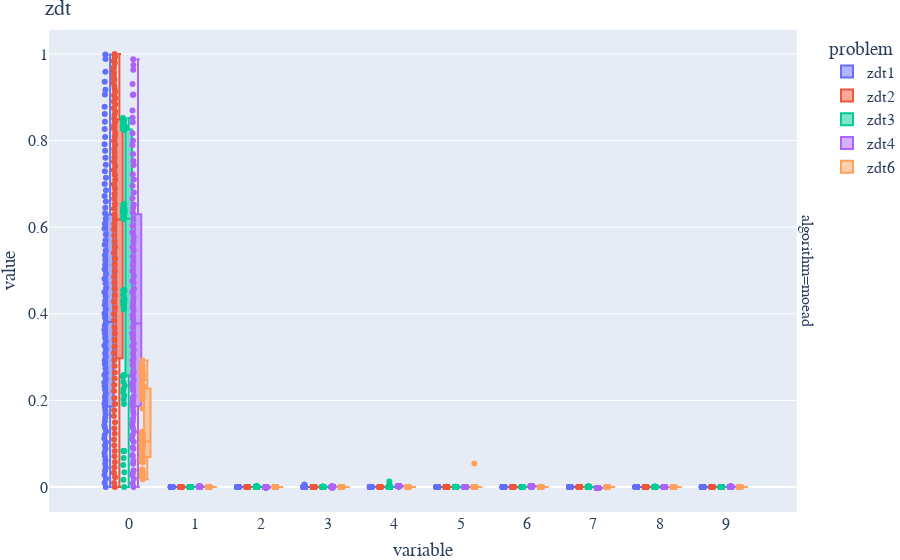
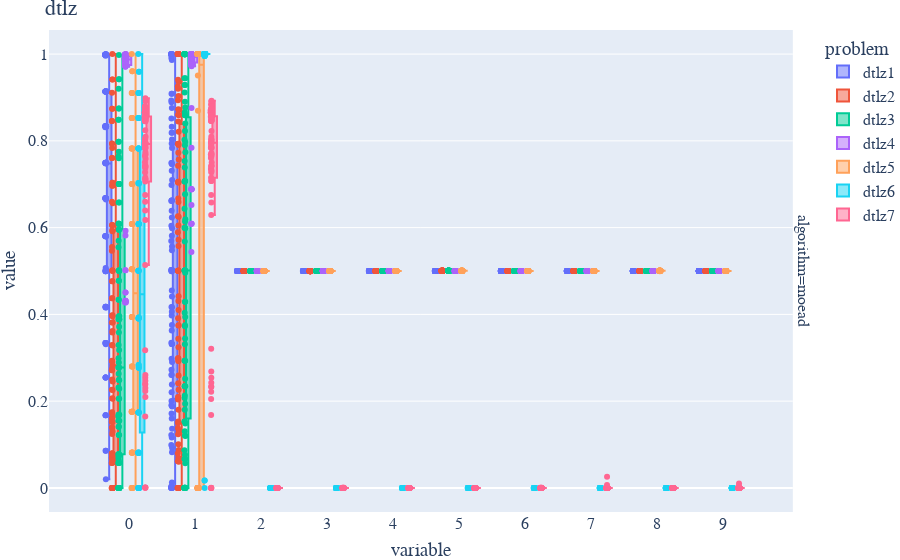
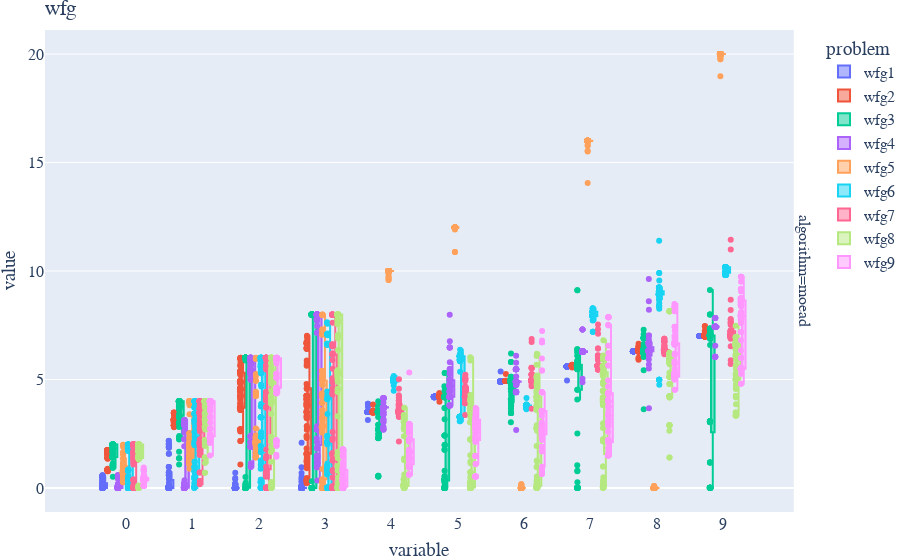
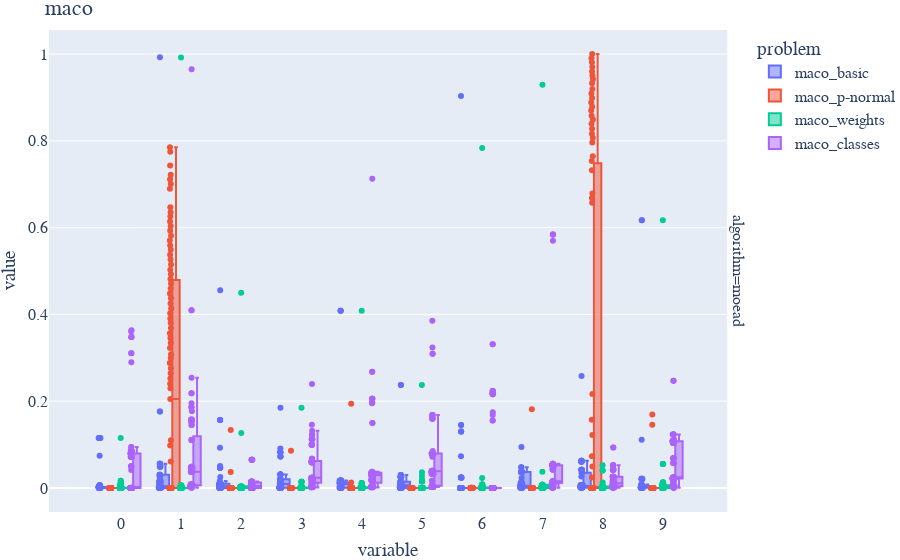

Write notebook code for charts like these, in order.
### Markdown cell above
Basically the same plots again, but as boxplots to see the median and whiskers:

### Code cell
import pandas as pd
import plotly.express as px

# Read the data
data = pd.read_csv('../data/benchmark_variable_range/moea_benchmark_genome.csv')

data = data[data['algorithm'] == "moead"]

#plot only zdt
zdt = data[data['problem'].str.contains('zdt')]
fig = px.box(zdt, color="problem", facet_row="algorithm", title="zdt", points="all")
fig.update_layout(layout_with_headline)
fig.show()

#plot only dtlz
dtlz = data[data['problem'].str.contains('dtlz')]
fig = px.box(dtlz, color="problem", facet_row="algorithm", title="dtlz", points="all")
fig.update_layout(layout_with_headline)
fig.show()

#plot only wfg
wfg = data[data['problem'].str.contains('wfg')]
fig = px.box(wfg, color="problem", facet_row="algorithm", title="wfg", points="all")
fig.update_layout(layout_with_headline)
fig.show()

#plot only maco
maco = data[data['problem'].str.contains('maco')]
fig = px.box(maco, color="problem", facet_row="algorithm", title="maco", points="all")
fig.update_layout(layout_with_headline)
fig.show()

### Figure 1 — Plotly figure (JSON) as saved in the notebook; plotly's stock layout.template omitted (floating-point values rounded to 4 significant figures; data arrays with more than 128 entries replaced by an {"elided": "..."} marker saying what was removed)
{"data": [{"alignmentgroup": "True", "boxpoints": "all", "hovertemplate": "problem=zdt1<br>algorithm=moead<br>variable=%{x}<br>value=%{y}<extra></extra>", "legendgroup": "zdt1", "marker": {"color": "#636efa"}, "name": "zdt1", "notched": false, "offsetgroup": "zdt1", "orientation": "v", "showlegend": true, "type": "box", "x": {"elided": "910 str values"}, "x0": " ", "xaxis": "x", "y": {"elided": "910 float values"}, "y0": " ", "yaxis": "y"}, {"alignmentgroup": "True", "boxpoints": "all", "hovertemplate": "problem=zdt2<br>algorithm=moead<br>variable=%{x}<br>value=%{y}<extra></extra>", "legendgroup": "zdt2", "marker": {"color": "#EF553B"}, "name": "zdt2", "notched": false, "offsetgroup": "zdt2", "orientation": "v", "showlegend": true, "type": "box", "x": {"elided": "910 str values"}, "x0": " ", "xaxis": "x", "y": {"elided": "910 float values"}, "y0": " ", "yaxis": "y"}, {"alignmentgroup": "True", "boxpoints": "all", "hovertemplate": "problem=zdt3<br>algorithm=moead<br>variable=%{x}<br>value=%{y}<extra></extra>", "legendgroup": "zdt3", "marker": {"color": "#00cc96"}, "name": "zdt3", "notched": false, "offsetgroup": "zdt3", "orientation": "v", "showlegend": true, "type": "box", "x": {"elided": "880 str values"}, "x0": " ", "xaxis": "x", "y": {"elided": "880 float values"}, "y0": " ", "yaxis": "y"}, {"alignmentgroup": "True", "boxpoints": "all", "hovertemplate": "problem=zdt4<br>algorithm=moead<br>variable=%{x}<br>value=%{y}<extra></extra>", "legendgroup": "zdt4", "marker": {"color": "#ab63fa"}, "name": "zdt4", "notched": false, "offsetgroup": "zdt4", "orientation": "v", "showlegend": true, "type": "box", "x": {"elided": "910 str values"}, "x0": " ", "xaxis": "x", "y": {"elided": "910 float values"}, "y0": " ", "yaxis": "y"}, {"alignmentgroup": "True", "boxpoints": "all", "hovertemplate": "problem=zdt6<br>algorithm=moead<br>variable=%{x}<br>value=%{y}<extra></extra>", "legendgroup": "zdt6", "marker": {"color": "#FFA15A"}, "name": "zdt6", "notched": false, "offsetgroup": "zdt6", "orientation": "v", "showlegend": true, "type": "box", "x": {"elided": "900 str values"}, "x0": " ", "xaxis": "x", "y": {"elided": "900 float values"}, "y0": " ", "yaxis": "y"}], "layout": {"annotations": [{"font": {}, "showarrow": false, "text": "algorithm=moead", "textangle": 90, "x": 0.98, "xanchor": "left", "xref": "paper", "y": 0.5, "yanchor": "middle", "yref": "paper"}], "boxmode": "group", "font": {"family": "CMU Sans Serif", "size": 16}, "legend": {"title": {"text": "problem"}, "tracegroupgap": 0}, "margin": {"b": 0, "l": 0, "r": 0, "t": 30}, "title": {"text": "zdt"}, "xaxis": {"anchor": "y", "domain": [0, 0.98], "title": {"text": "variable"}}, "yaxis": {"anchor": "x", "domain": [0, 1], "title": {"text": "value"}}}}

### Figure 2 — Plotly figure (JSON) as saved in the notebook; plotly's stock layout.template omitted (floating-point values rounded to 4 significant figures; data arrays with more than 128 entries replaced by an {"elided": "..."} marker saying what was removed)
{"data": [{"alignmentgroup": "True", "boxpoints": "all", "hovertemplate": "problem=dtlz1<br>algorithm=moead<br>variable=%{x}<br>value=%{y}<extra></extra>", "legendgroup": "dtlz1", "marker": {"color": "#636efa"}, "name": "dtlz1", "notched": false, "offsetgroup": "dtlz1", "orientation": "v", "showlegend": true, "type": "box", "x": {"elided": "910 str values"}, "x0": " ", "xaxis": "x", "y": {"elided": "910 float values"}, "y0": " ", "yaxis": "y"}, {"alignmentgroup": "True", "boxpoints": "all", "hovertemplate": "problem=dtlz2<br>algorithm=moead<br>variable=%{x}<br>value=%{y}<extra></extra>", "legendgroup": "dtlz2", "marker": {"color": "#EF553B"}, "name": "dtlz2", "notched": false, "offsetgroup": "dtlz2", "orientation": "v", "showlegend": true, "type": "box", "x": {"elided": "910 str values"}, "x0": " ", "xaxis": "x", "y": {"elided": "910 float values"}, "y0": " ", "yaxis": "y"}, {"alignmentgroup": "True", "boxpoints": "all", "hovertemplate": "problem=dtlz3<br>algorithm=moead<br>variable=%{x}<br>value=%{y}<extra></extra>", "legendgroup": "dtlz3", "marker": {"color": "#00cc96"}, "name": "dtlz3", "notched": false, "offsetgroup": "dtlz3", "orientation": "v", "showlegend": true, "type": "box", "x": {"elided": "910 str values"}, "x0": " ", "xaxis": "x", "y": {"elided": "910 float values"}, "y0": " ", "yaxis": "y"}, {"alignmentgroup": "True", "boxpoints": "all", "hovertemplate": "problem=dtlz4<br>algorithm=moead<br>variable=%{x}<br>value=%{y}<extra></extra>", "legendgroup": "dtlz4", "marker": {"color": "#ab63fa"}, "name": "dtlz4", "notched": false, "offsetgroup": "dtlz4", "orientation": "v", "showlegend": true, "type": "box", "x": {"elided": "910 str values"}, "x0": " ", "xaxis": "x", "y": {"elided": "910 float values"}, "y0": " ", "yaxis": "y"}, {"alignmentgroup": "True", "boxpoints": "all", "hovertemplate": "problem=dtlz5<br>algorithm=moead<br>variable=%{x}<br>value=%{y}<extra></extra>", "legendgroup": "dtlz5", "marker": {"color": "#FFA15A"}, "name": "dtlz5", "notched": false, "offsetgroup": "dtlz5", "orientation": "v", "showlegend": true, "type": "box", "x": {"elided": "560 str values"}, "x0": " ", "xaxis": "x", "y": {"elided": "560 float values"}, "y0": " ", "yaxis": "y"}, {"alignmentgroup": "True", "boxpoints": "all", "hovertemplate": "problem=dtlz6<br>algorithm=moead<br>variable=%{x}<br>value=%{y}<extra></extra>", "legendgroup": "dtlz6", "marker": {"color": "#19d3f3"}, "name": "dtlz6", "notched": false, "offsetgroup": "dtlz6", "orientation": "v", "showlegend": true, "type": "box", "x": {"elided": "560 str values"}, "x0": " ", "xaxis": "x", "y": {"elided": "560 float values"}, "y0": " ", "yaxis": "y"}, {"alignmentgroup": "True", "boxpoints": "all", "hovertemplate": "problem=dtlz7<br>algorithm=moead<br>variable=%{x}<br>value=%{y}<extra></extra>", "legendgroup": "dtlz7", "marker": {"color": "#FF6692"}, "name": "dtlz7", "notched": false, "offsetgroup": "dtlz7", "orientation": "v", "showlegend": true, "type": "box", "x": {"elided": "780 str values"}, "x0": " ", "xaxis": "x", "y": {"elided": "780 float values"}, "y0": " ", "yaxis": "y"}], "layout": {"annotations": [{"font": {}, "showarrow": false, "text": "algorithm=moead", "textangle": 90, "x": 0.98, "xanchor": "left", "xref": "paper", "y": 0.5, "yanchor": "middle", "yref": "paper"}], "boxmode": "group", "font": {"family": "CMU Sans Serif", "size": 16}, "legend": {"title": {"text": "problem"}, "tracegroupgap": 0}, "margin": {"b": 0, "l": 0, "r": 0, "t": 30}, "title": {"text": "dtlz"}, "xaxis": {"anchor": "y", "domain": [0, 0.98], "title": {"text": "variable"}}, "yaxis": {"anchor": "x", "domain": [0, 1], "title": {"text": "value"}}}}

### Figure 3 — Plotly figure (JSON) as saved in the notebook; plotly's stock layout.template omitted (floating-point values rounded to 4 significant figures; data arrays with more than 128 entries replaced by an {"elided": "..."} marker saying what was removed)
{"data": [{"alignmentgroup": "True", "boxpoints": "all", "hovertemplate": "problem=wfg1<br>algorithm=moead<br>variable=%{x}<br>value=%{y}<extra></extra>", "legendgroup": "wfg1", "marker": {"color": "#636efa"}, "name": "wfg1", "notched": false, "offsetgroup": "wfg1", "orientation": "v", "showlegend": true, "type": "box", "x": {"elided": "910 str values"}, "x0": " ", "xaxis": "x", "y": {"elided": "910 float values"}, "y0": " ", "yaxis": "y"}, {"alignmentgroup": "True", "boxpoints": "all", "hovertemplate": "problem=wfg2<br>algorithm=moead<br>variable=%{x}<br>value=%{y}<extra></extra>", "legendgroup": "wfg2", "marker": {"color": "#EF553B"}, "name": "wfg2", "notched": false, "offsetgroup": "wfg2", "orientation": "v", "showlegend": true, "type": "box", "x": {"elided": "860 str values"}, "x0": " ", "xaxis": "x", "y": {"elided": "860 float values"}, "y0": " ", "yaxis": "y"}, {"alignmentgroup": "True", "boxpoints": "all", "hovertemplate": "problem=wfg3<br>algorithm=moead<br>variable=%{x}<br>value=%{y}<extra></extra>", "legendgroup": "wfg3", "marker": {"color": "#00cc96"}, "name": "wfg3", "notched": false, "offsetgroup": "wfg3", "orientation": "v", "showlegend": true, "type": "box", "x": {"elided": "810 str values"}, "x0": " ", "xaxis": "x", "y": {"elided": "810 float values"}, "y0": " ", "yaxis": "y"}, {"alignmentgroup": "True", "boxpoints": "all", "hovertemplate": "problem=wfg4<br>algorithm=moead<br>variable=%{x}<br>value=%{y}<extra></extra>", "legendgroup": "wfg4", "marker": {"color": "#ab63fa"}, "name": "wfg4", "notched": false, "offsetgroup": "wfg4", "orientation": "v", "showlegend": true, "type": "box", "x": {"elided": "800 str values"}, "x0": " ", "xaxis": "x", "y": {"elided": "800 float values"}, "y0": " ", "yaxis": "y"}, {"alignmentgroup": "True", "boxpoints": "all", "hovertemplate": "problem=wfg5<br>algorithm=moead<br>variable=%{x}<br>value=%{y}<extra></extra>", "legendgroup": "wfg5", "marker": {"color": "#FFA15A"}, "name": "wfg5", "notched": false, "offsetgroup": "wfg5", "orientation": "v", "showlegend": true, "type": "box", "x": {"elided": "860 str values"}, "x0": " ", "xaxis": "x", "y": {"elided": "860 float values"}, "y0": " ", "yaxis": "y"}, {"alignmentgroup": "True", "boxpoints": "all", "hovertemplate": "problem=wfg6<br>algorithm=moead<br>variable=%{x}<br>value=%{y}<extra></extra>", "legendgroup": "wfg6", "marker": {"color": "#19d3f3"}, "name": "wfg6", "notched": false, "offsetgroup": "wfg6", "orientation": "v", "showlegend": true, "type": "box", "x": {"elided": "810 str values"}, "x0": " ", "xaxis": "x", "y": {"elided": "810 float values"}, "y0": " ", "yaxis": "y"}, {"alignmentgroup": "True", "boxpoints": "all", "hovertemplate": "problem=wfg7<br>algorithm=moead<br>variable=%{x}<br>value=%{y}<extra></extra>", "legendgroup": "wfg7", "marker": {"color": "#FF6692"}, "name": "wfg7", "notched": false, "offsetgroup": "wfg7", "orientation": "v", "showlegend": true, "type": "box", "x": {"elided": "750 str values"}, "x0": " ", "xaxis": "x", "y": {"elided": "750 float values"}, "y0": " ", "yaxis": "y"}, {"alignmentgroup": "True", "boxpoints": "all", "hovertemplate": "problem=wfg8<br>algorithm=moead<br>variable=%{x}<br>value=%{y}<extra></extra>", "legendgroup": "wfg8", "marker": {"color": "#B6E880"}, "name": "wfg8", "notched": false, "offsetgroup": "wfg8", "orientation": "v", "showlegend": true, "type": "box", "x": {"elided": "840 str values"}, "x0": " ", "xaxis": "x", "y": {"elided": "840 float values"}, "y0": " ", "yaxis": "y"}, {"alignmentgroup": "True", "boxpoints": "all", "hovertemplate": "problem=wfg9<br>algorithm=moead<br>variable=%{x}<br>value=%{y}<extra></extra>", "legendgroup": "wfg9", "marker": {"color": "#FF97FF"}, "name": "wfg9", "notched": false, "offsetgroup": "wfg9", "orientation": "v", "showlegend": true, "type": "box", "x": {"elided": "830 str values"}, "x0": " ", "xaxis": "x", "y": {"elided": "830 float values"}, "y0": " ", "yaxis": "y"}], "layout": {"annotations": [{"font": {}, "showarrow": false, "text": "algorithm=moead", "textangle": 90, "x": 0.98, "xanchor": "left", "xref": "paper", "y": 0.5, "yanchor": "middle", "yref": "paper"}], "boxmode": "group", "font": {"family": "CMU Sans Serif", "size": 16}, "legend": {"title": {"text": "problem"}, "tracegroupgap": 0}, "margin": {"b": 0, "l": 0, "r": 0, "t": 30}, "title": {"text": "wfg"}, "xaxis": {"anchor": "y", "domain": [0, 0.98], "title": {"text": "variable"}}, "yaxis": {"anchor": "x", "domain": [0, 1], "title": {"text": "value"}}}}

### Figure 4 — Plotly figure (JSON) as saved in the notebook; plotly's stock layout.template omitted (floating-point values rounded to 4 significant figures; data arrays with more than 128 entries replaced by an {"elided": "..."} marker saying what was removed)
{"data": [{"alignmentgroup": "True", "boxpoints": "all", "hovertemplate": "problem=maco_basic<br>algorithm=moead<br>variable=%{x}<br>value=%{y}<extra></extra>", "legendgroup": "maco_basic", "marker": {"color": "#636efa"}, "name": "maco_basic", "notched": false, "offsetgroup": "maco_basic", "orientation": "v", "showlegend": true, "type": "box", "x": {"elided": "660 str values"}, "x0": " ", "xaxis": "x", "y": {"elided": "660 float values"}, "y0": " ", "yaxis": "y"}, {"alignmentgroup": "True", "boxpoints": "all", "hovertemplate": "problem=maco_p-normal<br>algorithm=moead<br>variable=%{x}<br>value=%{y}<extra></extra>", "legendgroup": "maco_p-normal", "marker": {"color": "#EF553B"}, "name": "maco_p-normal", "notched": false, "offsetgroup": "maco_p-normal", "orientation": "v", "showlegend": true, "type": "box", "x": {"elided": "910 str values"}, "x0": " ", "xaxis": "x", "y": {"elided": "910 float values"}, "y0": " ", "yaxis": "y"}, {"alignmentgroup": "True", "boxpoints": "all", "hovertemplate": "problem=maco_weights<br>algorithm=moead<br>variable=%{x}<br>value=%{y}<extra></extra>", "legendgroup": "maco_weights", "marker": {"color": "#00cc96"}, "name": "maco_weights", "notched": false, "offsetgroup": "maco_weights", "orientation": "v", "showlegend": true, "type": "box", "x": {"elided": "670 str values"}, "x0": " ", "xaxis": "x", "y": {"elided": "670 float values"}, "y0": " ", "yaxis": "y"}, {"alignmentgroup": "True", "boxpoints": "all", "hovertemplate": "problem=maco_classes<br>algorithm=moead<br>variable=%{x}<br>value=%{y}<extra></extra>", "legendgroup": "maco_classes", "marker": {"color": "#ab63fa"}, "name": "maco_classes", "notched": false, "offsetgroup": "maco_classes", "orientation": "v", "showlegend": true, "type": "box", "x": {"elided": "770 str values"}, "x0": " ", "xaxis": "x", "y": {"elided": "770 float values"}, "y0": " ", "yaxis": "y"}], "layout": {"annotations": [{"font": {}, "showarrow": false, "text": "algorithm=moead", "textangle": 90, "x": 0.98, "xanchor": "left", "xref": "paper", "y": 0.5, "yanchor": "middle", "yref": "paper"}], "boxmode": "group", "font": {"family": "CMU Sans Serif", "size": 16}, "legend": {"title": {"text": "problem"}, "tracegroupgap": 0}, "margin": {"b": 0, "l": 0, "r": 0, "t": 30}, "title": {"text": "maco"}, "xaxis": {"anchor": "y", "domain": [0, 0.98], "title": {"text": "variable"}}, "yaxis": {"anchor": "x", "domain": [0, 1], "title": {"text": "value"}}}}
